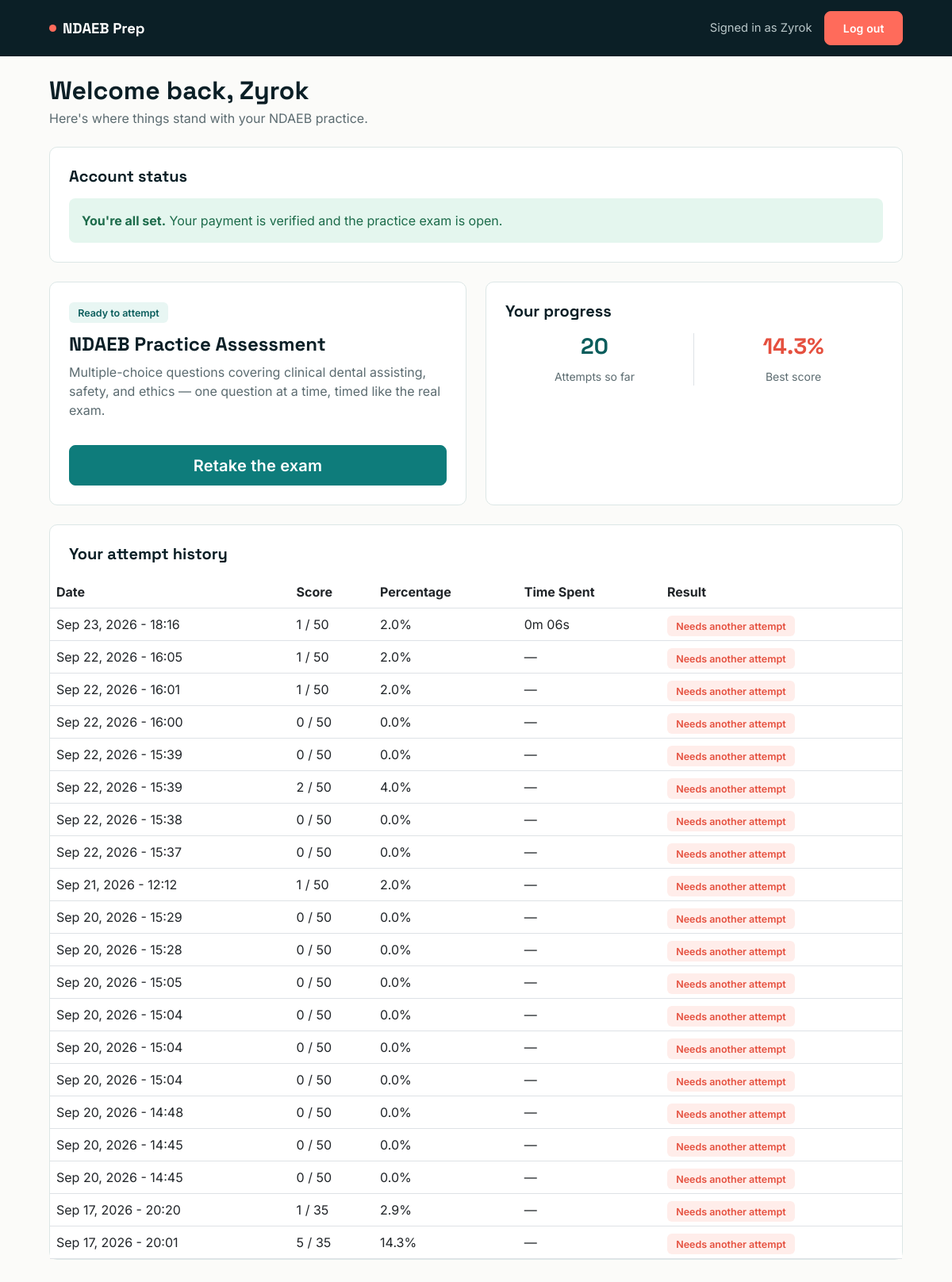
/dashboard/ (signed in), run on the app's committed database.
### main/models.py (models this page shows, shortened)
class ExamAttempt(models.Model):
    user = models.ForeignKey(User, on_delete=models.CASCADE, related_name='attempts')
    score = models.IntegerField()
    total_questions = models.IntegerField()
    percentage = models.FloatField()
    user_answers = models.JSONField(default=dict, blank=True)  # Stores {"question_id": "selected_option"}
    date_taken = models.DateTimeField(auto_now_add=True)
    time_taken_seconds = models.PositiveIntegerField(null=True, blank=True, help_text="Wall-clock time from exam start to submission, in seconds.")
    def time_taken_display(self):
        if self.time_taken_seconds is None:
            return None
        minutes, seconds = divmod(self.time_taken_seconds, 60)
        return f"{minutes}m {seconds:02d}s"

### main/views.py (the view)
# urls.py: path('dashboard/', views.dashboard_view, name='dashboard'),
@login_required
def dashboard_view(request):
    if request.user.is_staff:
        return redirect('admin_panel')
    attempts = ExamAttempt.objects.filter(user=request.user).order_by('-date_taken')
    attempts_count = attempts.count()
    highest_score = max([att.percentage for att in attempts], default=0)
    context = {
        'attempts': attempts,
        'attempts_count': attempts_count,
        'highest_score': round(highest_score, 1),
        'payment_status': request.user.profile.payment_status,
    }
    return render(request, 'dashboard.html', context)

### templates/dashboard.html (shortened to what this page needs)
{% extends 'base.html' %}
{% block content %}
  <div class="mb-4">
    <h2 class="fw-bold mb-1">Welcome back, {{ user.username }}</h2>
    <p style="color:var(--slate);">Here's where things stand with your NDAEB practice.</p>
  </div>
  <div class="surface-card p-4 mb-4">
    <h5 class="fw-bold mb-3">Account status</h5>
    {% if payment_status == 'UNPAID' %}
      <div class="alert alert-warning mb-3">
        <strong>One step left:</strong> complete your registration payment, then let us know so we can activate your exam access.
      </div>
      <form method="POST" action="{% url 'confirm_payment' %}">
        {% csrf_token %}
        <button type="submit" class="btn btn-coral">I've made my payment</button>
      </form>
    {% elif payment_status == 'PENDING' %}
      <div class="alert alert-info mb-0">
        <strong>Under review:</strong> your payment confirmation is with an admin. Exam access unlocks automatically once it's approved — no need to do anything else.
      </div>
    {% elif payment_status == 'APPROVED' %}
      <div class="alert alert-success mb-0">
        <strong>You're all set.</strong> Your payment is verified and the practice exam is open.
      </div>
    {% endif %}
  </div>
  <div class="row g-4 mb-4">
    <div class="col-md-6">
      <div class="surface-card p-4 h-100 d-flex flex-column justify-content-between">
        <div>
          <span class="{% if payment_status == 'APPROVED' %}
              badge-soft-teal
            {% else %}
              badge-soft-coral
            {% endif %}">
            {% if payment_status == 'APPROVED' %}
              Ready to attempt
            {% else %}
              Locked until payment is approved
            {% endif %}
          </span>
          <h4 class="fw-bold mt-3 mb-2">NDAEB Practice Assessment</h4>
          <p style="color:var(--slate);">Multiple-choice questions covering clinical dental assisting, safety, and ethics — one question at a time, timed like the real exam.</p>
        </div>
        <div class="mt-3">
          {% if payment_status == 'APPROVED' %}
            <a href="{% url 'exam' %}" class="btn btn-primary btn-lg w-100">
              {% if attempts_count > 0 %}
                Retake the exam
              {% else %}
                Start the exam
              {% endif %}
            </a>
          {% else %}
            <button class="btn btn-secondary btn-lg w-100" disabled>Locked — payment required</button>
          {% endif %}
        </div>
      </div>
    </div>
    <div class="col-md-6">
      <div class="surface-card p-4 h-100">
        <h5 class="fw-bold mb-3">Your progress</h5>
        <div class="row text-center my-3">
          <div class="col-6 border-end">
            <h3 class="fw-bold" style="color:var(--teal-dark);">{{ attempts_count|default:'0' }}</h3>
            <span style="color:var(--slate);" class="small">Attempts so far</span>
          </div>
          <div class="col-6">
            <h3 class="fw-bold" style="color:var(--coral-dark);">{{ highest_score|default:'0' }}%</h3>
            <span style="color:var(--slate);" class="small">Best score</span>
          </div>
        </div>
      </div>
    </div>
  </div>
  <div class="surface-card">
    <div class="p-4 pb-3">
      <h5 class="fw-bold mb-0">Your attempt history</h5>
    </div>
    <div class="table-responsive">
      <table class="table table-hover align-middle mb-0">
        <thead>
          <tr>
            <th>Date</th>
            <th>Score</th>
            <th>Percentage</th>
            <th>Time Spent</th>
            <th>Result</th>
          </tr>
        </thead>
        <tbody>
          {% for attempt in attempts %}
            <tr>
              <td>{{ attempt.date_taken|date:'M d, Y - H:i' }}</td>
              <td>{{ attempt.score }} / {{ attempt.total_questions }}</td>
              <td>{{ attempt.percentage }}%</td>
              <td>{{ attempt.time_taken_display|default:"—" }}</td>
              <td>
                {% if attempt.percentage >= 60 %}
                  <span class="badge-soft-teal">Passed</span>
                {% else %}
                  <span class="badge-soft-coral">Needs another attempt</span>
                {% endif %}
              </td>
            </tr>
          {% empty %}
            <tr>
              <td colspan="5" class="text-center py-4" style="color:var(--slate);">You haven't attempted a practice exam yet — your results will show up here.</td>
            </tr>
          {% endfor %}
        </tbody>
      </table>
    </div>
  </div>
{% endblock %}

### templates/base.html (shortened to what this page needs)
<!DOCTYPE html>
<html lang="en">
  <head>
    <link href="https://cdn.jsdelivr.net/npm/bootstrap@5.3.0/dist/css/bootstrap.min.css" rel="stylesheet" />
  </head>
  <body>
    {% block layout %}
      <nav class="app-nav">
        <div class="container container-app d-flex justify-content-between align-items-center">
          <a class="brand" href="{% url 'dashboard' %}"><span class="dot"></span>NDAEB&nbsp;Prep</a>
          <div class="d-flex align-items-center gap-3">
            {% if user.is_authenticated %}
              <span class="welcome d-none d-sm-inline">Signed in as {{ user.username }}</span>
              <a href="{% url 'logout' %}" class="btn btn-coral btn-sm">Log out</a>
            {% else %}
              <a href="{% url 'index' %}" class="btn btn-coral btn-sm">Log in</a>
            {% endif %}
          </div>
        </div>
      </nav>
      <div class="container container-app pb-5 pt-4">
        {% block content %}
        {% endblock %}
      </div>
    {% endblock %}
  </body>
</html>

### templates/base.html (style rules this page uses)
:root { --ink: #0b1f26; --teal: #0e7c7b; --teal-dark: #0a5d5c; --teal-light: #e8f6f3; --coral: #ff6b5b; --coral-dark: #e5503f; --paper: #fbfbf9; --slate: #5b6b70; --line: #dce7e6; --radius: 10px; }
* { box-sizing: border-box; }
body { font-family: 'Inter', sans-serif; background: var(--paper); color: var(--ink); -webkit-font-smoothing: antialiased; }
h1, h2, h3, h4, h5, .brand-font { font-family: 'Space Grotesk', sans-serif; color: var(--ink); }
a { color: var(--teal-dark); }
.btn { border-radius: 8px; font-weight: 600; padding: 0.6rem 1.4rem; letter-spacing: 0.01em; }
.btn-primary { background: var(--teal); border-color: var(--teal); }
.btn-coral { background: var(--coral); border-color: var(--coral); color: #fff; }
.app-nav { background: var(--ink); padding: 0.9rem 0; }
.app-nav .brand { color: #fff; font-family: 'Space Grotesk', sans-serif; font-weight: 700; font-size: 1.15rem; text-decoration: none; display: flex; align-items: center; gap: 0.5rem; }
.app-nav .brand .dot { width: 9px; height: 9px; border-radius: 50%; background: var(--coral); display: inline-block; }
.app-nav .welcome { color: #b9c7c9; font-size: 0.92rem; }
.surface-card { background: #fff; border: 1px solid var(--line); border-radius: var(--radius); }
.badge-soft-teal { background: var(--teal-light); color: var(--teal-dark); font-weight: 600; padding: 0.35rem 0.7rem; border-radius: 6px; font-size: 0.78rem; }
.badge-soft-coral { background: #ffedea; color: var(--coral-dark); font-weight: 600; padding: 0.35rem 0.7rem; border-radius: 6px; font-size: 0.78rem; }
.table thead { background: var(--teal-light); color: var(--teal-dark); }
.alert { border-radius: 8px; border: none; }
.alert-success { background: #e4f6ee; color: #1c6b4a; }
.container-app { max-width: 1100px; }

### data on the page
ExamAttempt: date_taken "Sep 23, 2026 - 18:16", score "1", total_questions "50", percentage "2.0", time_taken_display "0m 06s", shows "Needs another attempt"
ExamAttempt: date_taken "Sep 22, 2026 - 16:05", score "1", total_questions "50", percentage "2.0", time_taken_display "—", shows "Needs another attempt"
ExamAttempt: date_taken "Sep 22, 2026 - 16:01", score "1", total_questions "50", percentage "2.0", time_taken_display "—", shows "Needs another attempt"
ExamAttempt: date_taken "Sep 22, 2026 - 16:00", score "0", total_questions "50", percentage "0.0", time_taken_display "—", shows "Needs another attempt"
ExamAttempt: date_taken "Sep 22, 2026 - 15:39", score "0", total_questions "50", percentage "0.0", time_taken_display "—", shows "Needs another attempt"
ExamAttempt: date_taken "Sep 22, 2026 - 15:39", score "2", total_questions "50", percentage "4.0", time_taken_display "—", shows "Needs another attempt"
ExamAttempt: date_taken "Sep 22, 2026 - 15:38", score "0", total_questions "50", percentage "0.0", time_taken_display "—", shows "Needs another attempt"
ExamAttempt: date_taken "Sep 22, 2026 - 15:37", score "0", total_questions "50", percentage "0.0", time_taken_display "—", shows "Needs another attempt"
ExamAttempt: date_taken "Sep 21, 2026 - 12:12", score "1", total_questions "50", percentage "2.0", time_taken_display "—", shows "Needs another attempt"
ExamAttempt: date_taken "Sep 20, 2026 - 15:29", score "0", total_questions "50", percentage "0.0", time_taken_display "—", shows "Needs another attempt"
ExamAttempt: date_taken "Sep 20, 2026 - 15:28", score "0", total_questions "50", percentage "0.0", time_taken_display "—", shows "Needs another attempt"
ExamAttempt: date_taken "Sep 20, 2026 - 15:05", score "0", total_questions "50", percentage "0.0", time_taken_display "—", shows "Needs another attempt"
ExamAttempt: date_taken "Sep 20, 2026 - 15:04", score "0", total_questions "50", percentage "0.0", time_taken_display "—", shows "Needs another attempt"
ExamAttempt: date_taken "Sep 20, 2026 - 15:04", score "0", total_questions "50", percentage "0.0", time_taken_display "—", shows "Needs another attempt"
ExamAttempt: date_taken "Sep 20, 2026 - 15:04", score "0", total_questions "50", percentage "0.0", time_taken_display "—", shows "Needs another attempt"
ExamAttempt: date_taken "Sep 20, 2026 - 14:48", score "0", total_questions "50", percentage "0.0", time_taken_display "—", shows "Needs another attempt"
ExamAttempt: date_taken "Sep 20, 2026 - 14:45", score "0", total_questions "50", percentage "0.0", time_taken_display "—", shows "Needs another attempt"
ExamAttempt: date_taken "Sep 20, 2026 - 14:45", score "0", total_questions "50", percentage "0.0", time_taken_display "—", shows "Needs another attempt"
ExamAttempt: date_taken "Sep 17, 2026 - 20:20", score "1", total_questions "35", percentage "2.9", time_taken_display "—", shows "Needs another attempt"
ExamAttempt: date_taken "Sep 17, 2026 - 20:01", score "5", total_questions "35", percentage "14.3", time_taken_display "—", shows "Needs another attempt"

### other printed values
{{ user.username }} "Zyrok"
{{ attempts_count|default:'0' }} "20"
{{ highest_score|default:'0' }} "14.3"
